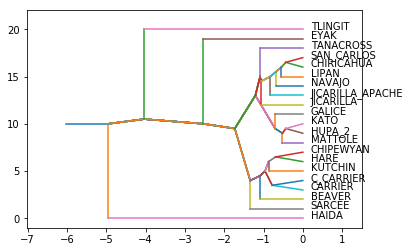
#> input picture SavedFigures/NDFig0.png, 410 x 252 px
$ jupyter execute --allow-errors Animations.ipynb   (shell and % lines are left out)   (text cells are left out)
#> lines starting #> are read from the running program, lines starting #| are printed output that depends on the picture; pictures that were not available may be replaced by others from this repository, and a replacement may not be noted
[cell 1]
import pandas as pd
import pathlib
import matplotlib.pyplot as plt
import numpy as np
from matplotlib import animation

import os
import subprocess

import webbrowser

from mpl_toolkits.basemap import Basemap
from PIL import Image

[cell 2]
start_dir  = os.getcwd()
data_dir   = pathlib.Path(os.getcwd()).parts[:-1] + ('IEData', )
python_dir = pathlib.Path(os.getcwd()).parts[:-1] + ('Python', )
figure_dir = pathlib.Path(os.getcwd()).parts[:-1] + ('SavedFigures', )

os.chdir(pathlib.Path(*python_dir))
import PyInstEvo

os.chdir(pathlib.Path(*data_dir))
#> (the rest of this cell did not finish here and is left out)

[cell 3]
os.chdir(pathlib.Path(*figure_dir))

#> (a cell that did not finish here is left out)

[cell 5]
#os.system('ffmpeg -y -framerate 1/0.25 -i NDFig%d.png -c:v libx264 -r 30 NaDeneSimNew.mp4')
os.system('ffmpeg -f image2 -r 1/5 -i NDFig%d.png -vcodec mpeg4 -y NaDeneSimNew.mp4')

[cell 6]
pathToVid = "file:///"+os.getcwd().replace('\\','/')+'/NaDeneMovie.html'

[cell 7]
new = 2
webbrowser.open(pathToVid, new=new)

#> (a cell that did not finish here is left out)

[cell 9]
# Let's pull this code out for now and see if we can get it on a basemap.

# [54 lines left out: functions basemapplot, basemapplot, not called in this run]

#> (a cell that did not finish here is left out)

[cell 11]
fig = plt.figure(figsize=(8,8))

h=3000

#> (the rest of this cell did not finish here and is left out)

[cell 12]
# [33 lines left out: function basemapplot, not called in this run]

#> (a cell that did not finish here is left out)

[cell 14]
im1 = Image.open('NDFig0.png')
#> im1 is the input picture: PIL image 410x252 RGBA; mean R, G, B, A 243.4, 242.4, 241.8, 255
im2 = Image.open('test.png').resize(im1.size)
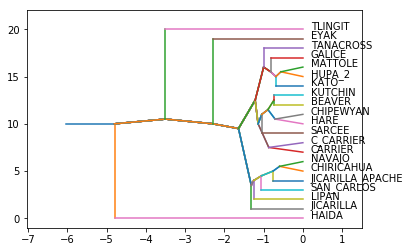
#> input picture SavedFigures/NDFig1.png, 410 x 252 px, given in place of test.png, which was not available
#> im2 is the input picture: PIL image 410x252 RGBA; mean R, G, B, A 243, 242.5, 242, 255

[cell 15]
blank_image = Image.new("RGB", (im1.size[0]*2,im1.size[1]))
#> blank_image: PIL image 820x252 RGB; every value is 0
blank_image.paste(im1,(0,0))
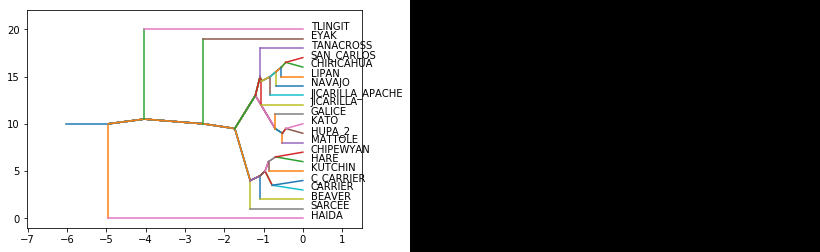
#> blank_image: PIL image 820x252 RGB; mean R, G, B 121.7, 121.2, 120.9
blank_image.paste(im2,(im1.size[0],0))
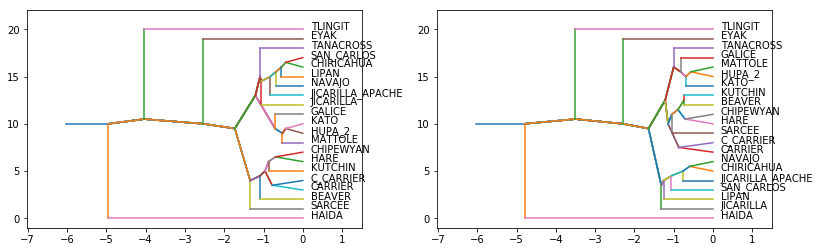
#> blank_image: PIL image 820x252 RGB; mean R, G, B 243.2, 242.5, 241.9
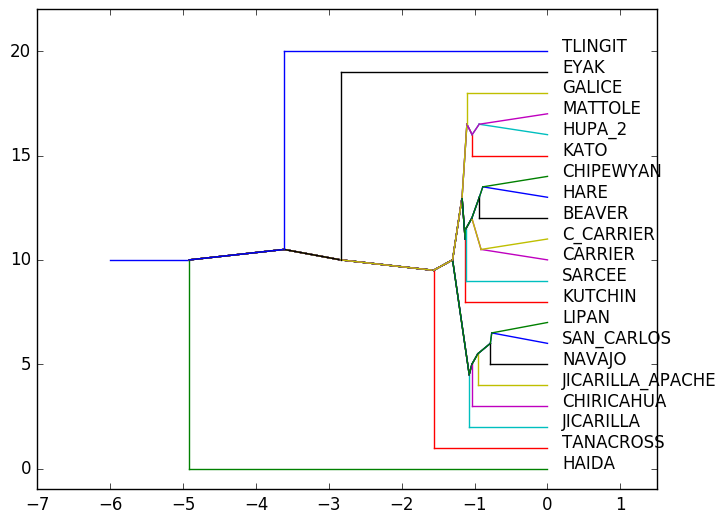
#> input picture SavedFigures/NDFig10.png, 726 x 523 px, given in place of BMFig0.png, which was not available
#> `im2        = Image.open(image2name).resize(im1.size)`:
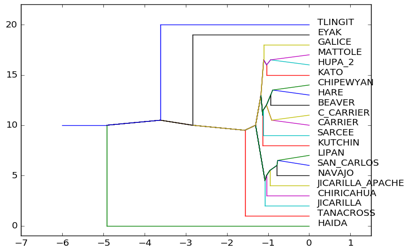
#> im2: PIL image 410x252 RGBA; mean R, G, B, A 244.8, 244.8, 244.9, 255
#> `blank_image.paste(im2, (im1.size[0], 0))`:
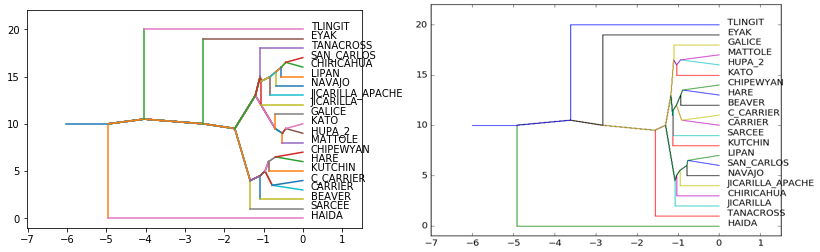
#> blank_image: PIL image 820x252 RGB; mean R, G, B 244.1, 243.6, 243.4
blank_image.show()

#> (a cell that did not finish here is left out)

#> (a cell that did not finish here is left out)
